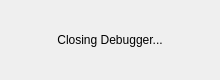
<?xml version="1.0" encoding="UTF-8"?>
<ui version="4.0">
 <class>CloseDialog</class>
 <widget class="QDialog" name="CloseDialog">
  <property name="geometry">
   <rect>
    <x>0</x>
    <y>0</y>
    <width>220</width>
    <height>80</height>
   </rect>
  </property>
  <property name="windowTitle">
   <string/>
  </property>
  <widget class="QLabel" name="label">
   <property name="geometry">
    <rect>
     <x>0</x>
     <y>0</y>
     <width>220</width>
     <height>80</height>
    </rect>
   </property>
   <property name="text">
    <string>Closing Debugger...</string>
   </property>
   <property name="alignment">
    <set>Qt::AlignCenter</set>
   </property>
  </widget>
 </widget>
 <resources/>
 <connections/>
</ui>
